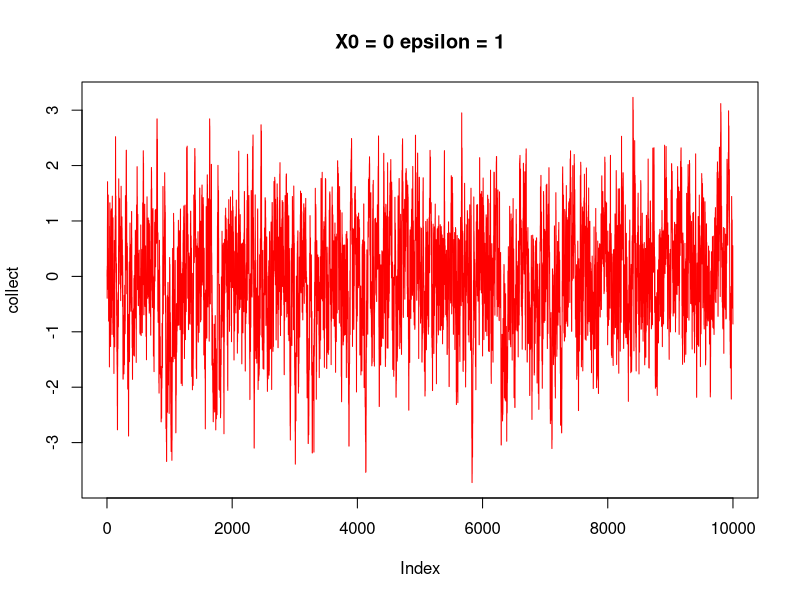

Write the R code that produced this figure.
rm(list=ls())
graphics.off()
#####

compare.MH<-function(x0,error,n){
xn<-x0
collect<-numeric(n)
collect[1]<-xn
conv<-FALSE
loop<-1
while(!conv){
  loop<-loop+1
  y<-runif(1,xn-error,xn+error)
  min.xy<-min(exp(-1/2*y^2+1/2*xn^2),1)
  u<-runif(1,0,1)
  if(u<=min.xy){xn<-y} else{xn<-xn}
  collect[loop]<-xn
  if(loop==n){conv<-TRUE}
}
plot(collect,type="l",col="red",main = paste("X0 =",x0,"epsilon =",error))
return(collect)
}
a<-compare.MH(0,1,10000)

